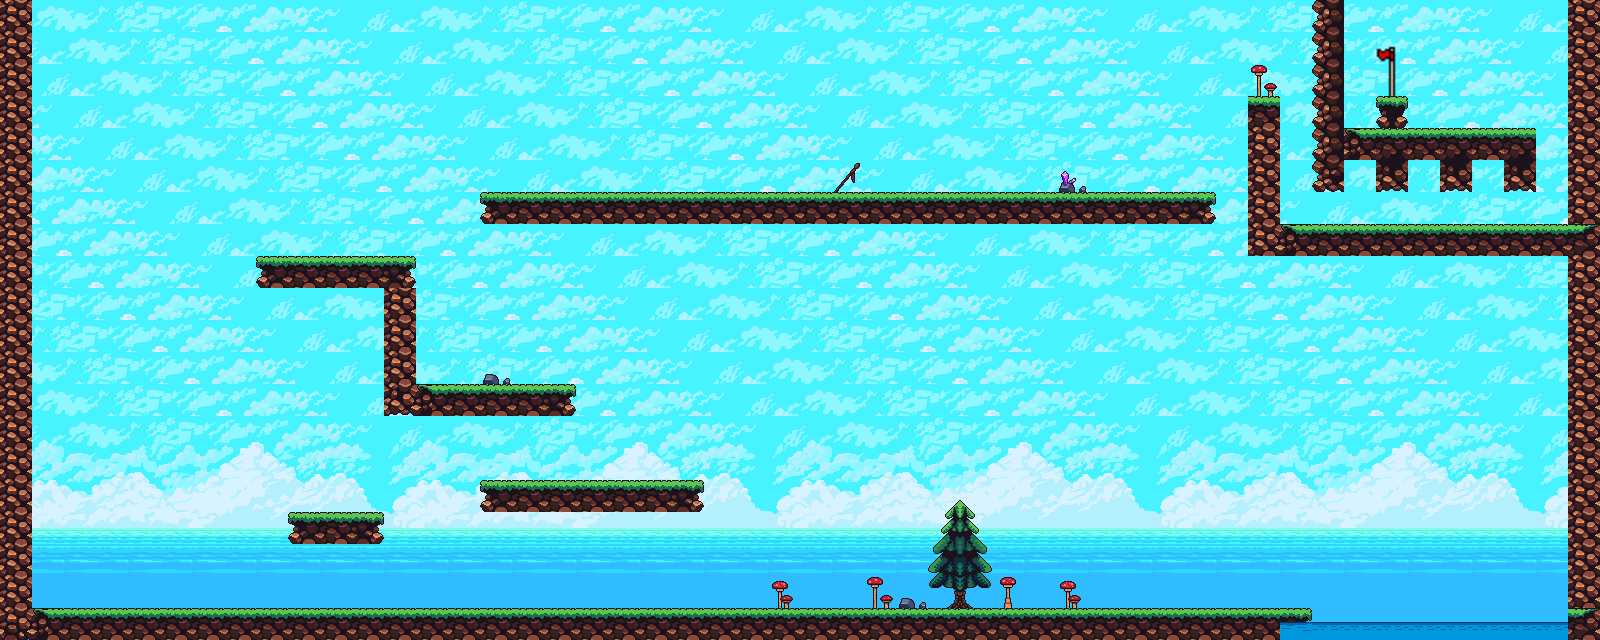

The image is a tile-based game level rendered from a .tmx file. Its description and complete source (layers, tilesets, objects, tile grids) follow:
An orthogonal 50x20 tile map with 32x32 px tiles, 2 tile layers (Background, Terrain), 2 tilesets, 1 image layer and 21 objects (2x Stationary, BeginSquare, EndSquare).

<map version="1.10" tiledversion="1.10.0" orientation="orthogonal" renderorder="right-down" width="50" height="20" tilewidth="32" tileheight="32" infinite="0" nextlayerid="7" nextobjectid="32">
 <tileset firstgid="1" source="LevelMaterials/Background.tsx" />
 <tileset firstgid="85" source="LevelMaterials/GolfTerrain.tsx" />
 <layer id="1" name="Background" width="50" height="20">
  <data encoding="csv">
2,3,4,5,6,7,8,9,10,11,12,1,2,3,4,5,6,7,8,9,10,11,12,1,2,3,4,5,6,7,8,9,10,11,12,1,2,3,4,5,6,7,8,9,10,11,12,1,2,3,
1,2,3,4,5,6,7,8,9,10,11,12,1,2,3,4,5,6,7,8,9,10,11,12,1,2,3,4,5,6,7,8,9,10,11,12,1,2,3,4,5,6,7,8,9,10,11,12,1,2,
12,1,2,3,4,5,6,7,8,9,10,11,12,1,2,3,4,5,6,7,8,9,10,11,12,1,2,3,4,5,6,7,8,9,10,11,12,1,2,3,4,5,6,7,8,9,10,11,12,1,
11,12,1,2,3,4,5,6,7,8,9,10,11,12,1,2,3,4,5,6,7,8,9,10,11,12,1,2,3,4,5,6,7,8,9,10,11,12,1,2,3,4,5,6,7,8,9,10,11,12,
10,11,12,1,2,3,4,5,6,7,8,9,10,11,12,1,2,3,4,5,6,7,8,9,10,11,12,1,2,3,4,5,6,7,8,9,10,11,12,1,2,3,4,5,6,7,8,9,10,11,
9,10,11,12,1,2,3,4,5,6,7,8,9,10,11,12,1,2,3,4,5,6,7,8,9,10,11,12,1,2,3,4,5,6,7,8,9,10,11,12,1,2,3,4,5,6,7,8,9,10,
8,9,10,11,12,1,2,3,4,5,6,7,8,9,10,11,12,1,2,3,4,5,6,7,8,9,10,11,12,1,2,3,4,5,6,7,8,9,10,11,12,1,2,3,4,5,6,7,8,9,
7,8,9,10,11,12,1,2,3,4,5,6,7,8,9,10,11,12,1,2,3,4,5,6,7,8,9,10,11,12,1,2,3,4,5,6,7,8,9,10,11,12,1,2,3,4,5,6,7,8,
6,7,8,9,10,11,12,1,2,3,4,5,6,7,8,9,10,11,12,1,2,3,4,5,6,7,8,9,10,11,12,1,2,3,4,5,6,7,8,9,10,11,12,1,2,3,4,5,6,7,
5,6,7,8,9,10,11,12,1,2,3,4,5,6,7,8,9,10,11,12,1,2,3,4,5,6,7,8,9,10,11,12,1,2,3,4,5,6,7,8,9,10,11,12,1,2,3,4,5,6,
4,5,6,7,8,9,10,11,12,1,2,3,4,5,6,7,8,9,10,11,12,1,2,3,4,5,6,7,8,9,10,11,12,1,2,3,4,5,6,7,8,9,10,11,12,1,2,3,4,5,
3,4,5,6,7,8,9,10,11,12,1,2,3,4,5,6,7,8,9,10,11,12,1,2,3,4,5,6,7,8,9,10,11,12,1,2,3,4,5,6,7,8,9,10,11,12,1,2,3,4,
2,3,4,5,6,7,8,9,10,11,12,1,2,3,4,5,6,7,8,9,10,11,12,1,2,3,4,5,6,7,8,9,10,11,12,1,2,3,4,5,6,7,8,9,10,11,12,1,2,3,
1,2,3,4,5,6,7,8,9,10,11,12,1,2,3,4,5,6,7,8,9,10,11,12,1,2,3,4,5,6,7,8,9,10,11,12,1,2,3,4,5,6,7,8,9,10,11,12,1,2,
13,14,15,16,17,18,19,20,21,22,23,24,13,14,15,16,17,18,19,20,21,22,23,24,13,14,15,16,17,18,19,20,21,22,23,24,13,14,15,16,17,18,19,20,21,22,23,24,13,14,
25,26,27,28,29,30,31,32,33,34,35,36,25,26,27,28,29,30,31,32,33,34,35,36,25,26,27,28,29,30,31,32,33,34,35,36,25,26,27,28,29,30,31,32,33,34,35,36,25,26,
37,38,39,40,41,42,43,44,45,46,47,48,37,38,39,40,41,42,43,44,45,46,47,48,37,38,39,40,41,42,43,44,45,46,47,48,37,38,39,40,41,42,43,44,45,46,47,48,37,38,
49,50,51,52,53,54,55,56,57,58,59,60,49,50,51,52,53,54,55,56,57,58,59,60,49,50,51,52,53,54,55,56,57,58,59,60,49,50,51,52,53,54,55,56,57,58,59,60,49,50,
61,62,63,64,65,66,67,68,69,70,71,72,61,62,63,64,65,66,67,68,69,70,71,72,61,62,63,64,65,66,67,68,69,70,71,72,61,62,63,64,65,66,67,68,69,70,71,72,61,62,
73,74,75,76,77,78,79,80,81,82,83,84,73,74,75,76,77,78,79,80,81,82,83,84,73,74,75,76,77,78,79,80,81,82,83,84,73,74,75,76,77,78,79,80,81,82,83,84,73,74
</data>
 </layer>
 <imagelayer id="5" name="Flag" offsetx="1375.3" offsety="39.7778">
  <image source="LevelMaterials/GolfFlag.png" width="30" height="64" />
 </imagelayer>
 <layer id="2" name="Terrain" width="50" height="20">
  <data encoding="csv">
104,0,0,0,0,0,0,0,0,0,0,0,0,0,0,0,0,0,0,0,0,0,0,0,0,0,0,0,0,0,0,0,0,0,0,0,0,0,0,0,0,175,0,0,0,0,0,0,0,104,
104,0,0,0,0,0,0,0,0,0,0,0,0,0,0,0,0,0,0,0,0,0,0,0,0,0,0,0,0,0,0,0,0,0,0,0,0,0,0,0,0,175,0,0,0,0,0,0,0,104,
104,0,0,0,0,0,0,0,0,0,0,0,0,0,0,0,0,0,0,0,0,0,0,0,0,0,0,0,0,0,0,0,0,0,0,0,0,0,0,198,0,175,0,0,0,0,0,0,0,104,
104,0,0,0,0,0,0,0,0,0,0,0,0,0,0,0,0,0,0,0,0,0,0,0,0,0,0,0,0,0,0,0,0,0,0,0,0,0,0,86,0,175,0,88,0,0,0,0,0,104,
104,0,0,0,0,0,0,0,0,0,0,0,0,0,0,0,0,0,0,0,0,0,0,0,0,0,0,0,0,0,0,0,0,0,0,0,0,0,0,104,0,175,107,158,86,158,86,158,0,104,
104,0,0,0,0,0,0,0,0,0,0,0,0,0,0,0,0,0,0,0,0,0,0,0,0,0,184,0,0,0,0,0,0,182,0,0,0,0,0,104,0,193,0,194,0,194,0,194,0,104,
104,0,0,0,0,0,0,0,0,0,0,0,0,0,0,85,86,86,86,86,86,86,86,86,86,86,86,86,86,86,86,86,86,86,86,86,86,87,0,104,0,0,0,0,0,0,0,0,0,104,
104,0,0,0,0,0,0,0,0,0,0,0,0,0,0,0,0,0,0,0,0,0,0,0,0,0,0,0,0,0,0,0,0,0,0,0,0,0,0,104,107,86,86,86,86,86,86,86,86,108,
104,0,0,0,0,0,0,0,85,86,86,86,87,0,0,0,0,0,0,0,0,0,0,0,0,0,0,0,0,0,0,0,0,0,0,0,0,0,0,0,0,0,0,0,0,0,0,0,0,104,
104,0,0,0,0,0,0,0,0,0,0,0,104,0,0,0,0,0,0,0,0,0,0,0,0,0,0,0,0,0,0,0,0,0,0,0,0,0,0,0,0,0,0,0,0,0,0,0,0,104,
104,0,0,0,0,0,0,0,0,0,0,0,104,0,0,0,0,0,0,0,0,0,0,0,0,0,0,0,0,0,0,0,0,0,0,0,0,0,0,0,0,0,0,0,0,0,0,0,0,104,
104,0,0,0,0,0,0,0,0,0,0,0,104,0,0,164,0,0,0,0,0,0,0,0,0,0,0,0,0,0,0,0,0,0,0,0,0,0,0,0,0,0,0,0,0,0,0,0,0,104,
104,0,0,0,0,0,0,0,0,0,0,0,122,107,86,86,86,87,0,0,0,0,0,0,0,0,0,0,0,0,0,0,0,0,0,0,0,0,0,0,0,0,0,0,0,0,0,0,0,104,
104,0,0,0,0,0,0,0,0,0,0,0,0,0,0,0,0,0,0,0,0,0,0,0,0,0,0,0,0,0,0,0,0,0,0,0,0,0,0,0,0,0,0,0,0,0,0,0,0,104,
104,0,0,0,0,0,0,0,0,0,0,0,0,0,0,0,0,0,0,0,0,0,0,0,0,0,0,0,0,0,0,0,0,0,0,0,0,0,0,0,0,0,0,0,0,0,0,0,0,104,
104,0,0,0,0,0,0,0,0,0,0,0,0,0,0,85,86,86,86,86,86,87,0,0,0,0,0,0,0,201,202,0,0,0,0,0,0,0,0,0,0,0,0,0,0,0,0,0,0,104,
104,0,0,0,0,0,0,0,0,85,86,87,0,0,0,0,0,0,0,0,0,0,0,0,0,0,0,0,0,219,220,0,0,0,0,0,0,0,0,0,0,0,0,0,0,0,0,0,0,104,
104,0,0,0,0,0,0,0,0,0,0,0,0,0,0,0,0,0,0,0,0,0,0,0,0,0,0,0,0,237,238,0,0,0,0,0,0,0,0,0,0,0,0,0,0,0,0,0,0,104,
104,0,0,0,0,0,0,0,0,0,0,0,0,0,0,0,0,0,0,0,0,0,0,0,200,0,0,198,164,255,256,199,0,200,0,0,0,0,0,0,0,0,0,0,0,0,0,0,0,104,
89,107,86,86,86,86,86,86,86,86,86,86,86,86,86,86,86,86,86,86,86,86,86,86,86,86,86,86,86,86,86,86,86,86,86,86,86,86,86,86,214,250,250,250,250,250,250,250,250,108
</data>
 </layer>
 <objectgroup id="6" name="Enemies">
  <object id="29" x="1349.47" y="193.06" width="29.3504" height="28.0459" />
  <object id="30" name="Stationary" x="736" y="160" width="30.4681" height="32.1608" />
  <object id="31" name="Stationary" x="190.503" y="572.909" width="33.6182" height="30.8166" />
 </objectgroup>
 <objectgroup id="3" name="Collision">
  <object id="1" x="0" y="-31.6126" width="31.7755" height="669.67" />
  <object id="2" x="0.303067" y="608" width="1311.94" height="31.4545" />
  <object id="3" x="1568" y="0" width="29.3333" height="606" />
  <object id="10" x="285.548" y="512" width="96" height="32" />
  <object id="12" x="481.222" y="481.222" width="222.841" height="29.7762" />
  <object id="13" x="384.209" y="385.17" width="189.804" height="31.6972" />
  <object id="14" x="256" y="256" width="160" height="32" />
  <object id="15" x="385.17" y="288.236" width="29.7762" height="97.5217" />
  <object id="16" x="481.222" y="192.105" width="731.918" height="31.6972" />
  <object id="18" x="1312.07" y="-0.960523" width="31.6972" height="191.438" />
  <object id="19" x="1344" y="128" width="191.85" height="31.7762" />
  <object id="20" x="1375.72" y="159.447" width="32.4034" height="30.3927" />
  <object id="21" x="1439.82" y="159.447" width="32.07" height="31.6972" />
  <object id="22" x="1504" y="160" width="31.7762" height="30.6955" />
  <object id="23" x="1248.68" y="95.6621" width="30.7367" height="159.837" />
  <object id="24" x="1248" y="224" width="347.666" height="31.6972" />
 </objectgroup>
 <objectgroup id="4" name="StartEnd">
  <object id="4" name="BeginSquare" x="87" y="546" width="60" height="61" />
  <object id="5" name="EndSquare" x="1379.75" y="42.8463" width="23.1871" height="51.7977" />
 </objectgroup>
</map>
